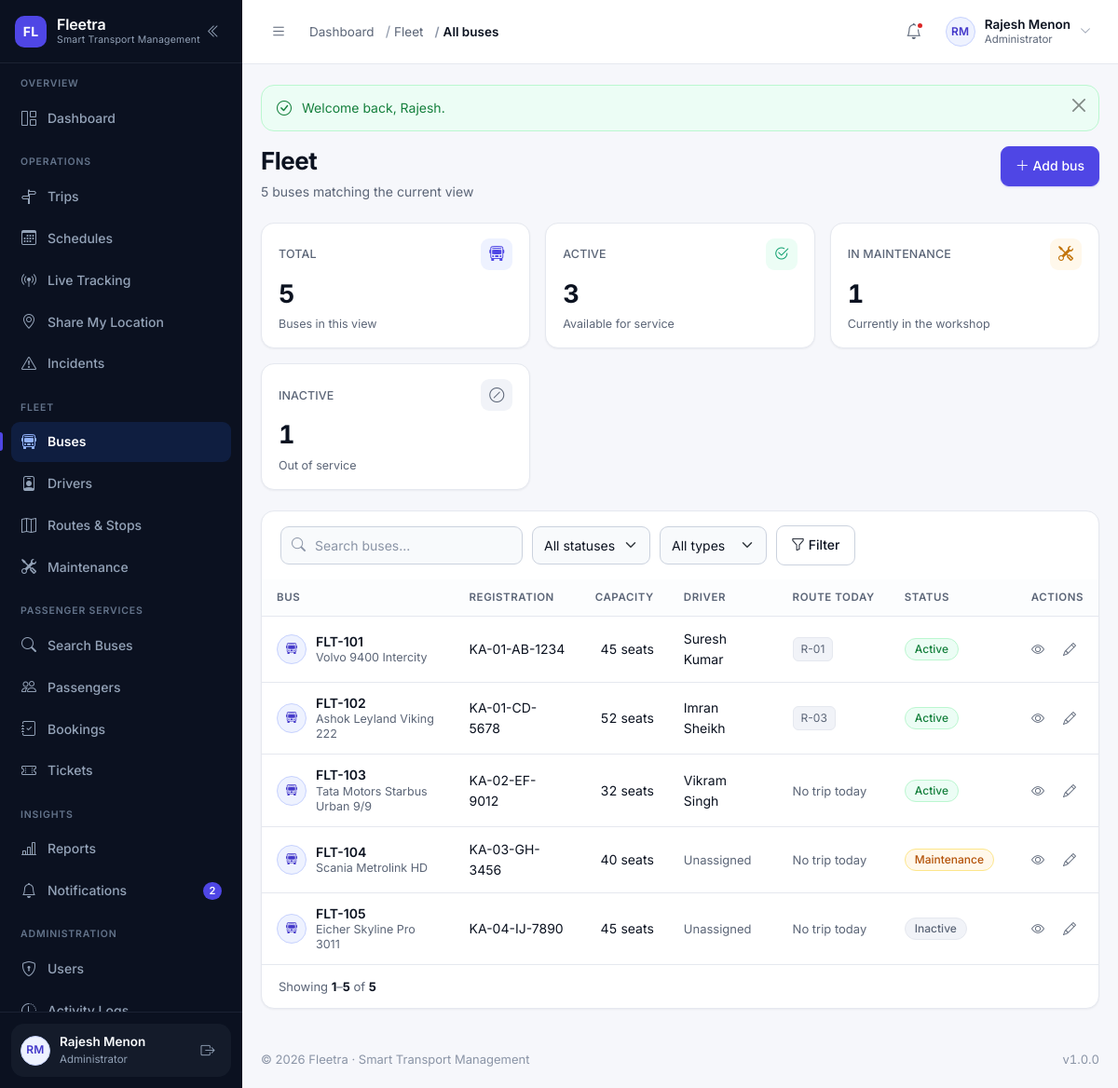
The page /modules/buses/index.php (signed in) on the database its author committed.
### tables this page shows
CREATE TABLE users (
    id            INT UNSIGNED NOT NULL AUTO_INCREMENT,
    name          VARCHAR(120)  NOT NULL,
    email         VARCHAR(160)  NOT NULL,
    phone         VARCHAR(20)   DEFAULT NULL,
    password      VARCHAR(255)  NOT NULL COMMENT 'password_hash() output — never plain text',
    role          VARCHAR(30)   NOT NULL DEFAULT 'passenger'
                  COMMENT 'admin | manager | dispatcher | driver | passenger (VARCHAR so new roles need no migration)',
    profile_image VARCHAR(255)  DEFAULT NULL,
    status        ENUM('active','inactive','suspended','deleted') NOT NULL DEFAULT 'active',
    last_login    DATETIME      DEFAULT NULL,
    created_at    DATETIME      NOT NULL DEFAULT CURRENT_TIMESTAMP,
    updated_at    DATETIME      NOT NULL DEFAULT CURRENT_TIMESTAMP ON UPDATE CURRENT_TIMESTAMP,
    PRIMARY KEY (id),
    UNIQUE KEY uq_users_email (email),
    KEY idx_users_role (role),
    KEY idx_users_status (status)
);

CREATE TABLE buses (
    id                  INT UNSIGNED NOT NULL AUTO_INCREMENT,
    bus_number          VARCHAR(20)   NOT NULL COMMENT 'Internal Fleetra number, e.g. FLT-101',
    registration_number VARCHAR(30)   NOT NULL,
    manufacturer        VARCHAR(80)   DEFAULT NULL,
    model               VARCHAR(80)   DEFAULT NULL,
    manufacturing_year  SMALLINT UNSIGNED DEFAULT NULL,
    bus_type            ENUM('seater','semi_sleeper','sleeper','ac_seater','ac_sleeper','mini') NOT NULL DEFAULT 'seater',
    capacity            SMALLINT UNSIGNED NOT NULL DEFAULT 0,
    fuel_type           ENUM('diesel','petrol','cng','electric','hybrid') NOT NULL DEFAULT 'diesel',
    current_mileage     DECIMAL(10,2) NOT NULL DEFAULT 0.00 COMMENT 'Odometer reading in km',
    status              ENUM('active','inactive','maintenance') NOT NULL DEFAULT 'active',
    image               VARCHAR(255)  DEFAULT NULL,
    created_at          DATETIME      NOT NULL DEFAULT CURRENT_TIMESTAMP,
    updated_at          DATETIME      NOT NULL DEFAULT CURRENT_TIMESTAMP ON UPDATE CURRENT_TIMESTAMP,
    PRIMARY KEY (id),
    UNIQUE KEY uq_buses_number (bus_number),
    UNIQUE KEY uq_buses_registration (registration_number),
    KEY idx_buses_status (status),
    KEY idx_buses_type (bus_type)
);

### modules/buses/index.php (the view, shortened to what the rows shown need)
<?php
require_once __DIR__ . '/../../includes/permissions.php';
require_permission('fleet.view');
$canManage = can('fleet.manage');
$search       = get('q');
$statusFilter = get('status');
$typeFilter   = get('type');
$where  = [];
$params = [];
$whereSql = $where === [] ? '' : 'WHERE ' . implode(' AND ', $where);
$total = (int) db_value("SELECT COUNT(*) FROM buses b $whereSql", $params, 0);
$page  = paginate($total, 15);
$buses = db_all(
    "SELECT b.*,
            (SELECT GROUP_CONCAT(u.name SEPARATOR ', ')
               FROM drivers d
               JOIN users u ON u.id = d.user_id
              WHERE d.assigned_bus_id = b.id) AS driver_names,
            (SELECT r.route_code
               FROM trips t
               JOIN schedules s ON s.id = t.schedule_id
               JOIN routes r    ON r.id = t.route_id
              WHERE t.bus_id = b.id AND s.schedule_date = CURDATE()
              ORDER BY s.departure_time
              LIMIT 1) AS today_route
       FROM buses b
       $whereSql
      ORDER BY b.bus_number
      LIMIT {$page['per_page']} OFFSET {$page['offset']}",
    $params
);
$hasFilters = $search !== '' || is_valid_option(bus_status_options(), $statusFilter)
    || is_valid_option(bus_type_options(), $typeFilter);
$addButton = $canManage
    ? '<a class="btn btn-primary" href="' . e(url('modules/buses/create.php')) . '">
           <i class="bi bi-plus-lg" aria-hidden="true"></i> Add bus
       </a>'
    : '';
require __DIR__ . '/../../includes/header.php';
?>
<?= render_page_header(
    'Fleet',
    $total . ' bus' . ($total === 1 ? '' : 'es') . ' matching the current view',
    $addButton
) ?>
<div class="card-fl">
    <?php if ($buses === []): ?>
        <?= empty_state(
            $hasFilters ? 'No buses match these filters' : 'No buses in the fleet yet',
            $hasFilters
                ? 'Try a different search term, or clear the filters to see the whole fleet.'
                : 'Add your first bus to start building schedules and assigning drivers.',
            'bi-bus-front',
            $canManage ? $addButton : ''
        ) ?>
    <?php else: ?>
        <div class="table-wrap">
            <table class="table-fl">
                <thead>
                    <tr>
                        <th>Bus</th>
                        <th>Registration</th>
                        <th>Capacity</th>
                        <th>Driver</th>
                        <th>Route today</th>
                        <th>Status</th>
                        <th class="cell-actions">Actions</th>
                    </tr>
                </thead>
                <tbody>
                    <?php foreach ($buses as $bus): ?>
                        <tr>
                            <td>
                                <div class="cell-user">
                                    <?php if (!empty($bus['image'])): ?>
                                        <img class="avatar avatar--sm" src="<?= e(upload_url($bus['image'], 'buses')) ?>"
                                             alt="" loading="lazy">
                                    <?php else: ?>
                                        <span class="avatar avatar--sm" aria-hidden="true">
                                            <i class="bi bi-bus-front"></i>
                                        </span>
                                    <?php endif; ?>
                                    <span class="cell-user__text">
                                        <span class="cell-user__name"><?= e($bus['bus_number']) ?></span>
                                        <span class="cell-user__meta">
                                            <?= e(join_parts([$bus['manufacturer'], $bus['model']], ' ')) ?: 'No model recorded' ?>
                                        </span>
                                    </span>
                                </div>
                            </td>
                            <td><?= e($bus['registration_number']) ?></td>
                            <td class="cell-num"><?= (int) $bus['capacity'] ?> seats</td>
                            <td>
                                <?= $bus['driver_names'] !== null
                                    ? e($bus['driver_names'])
                                    : '<span class="cell-muted">Unassigned</span>' ?>
                            </td>
                            <td>
                                <?= $bus['today_route'] !== null
                                    ? '<span class="chip">' . e($bus['today_route']) . '</span>'
                                    : '<span class="cell-muted">No trip today</span>' ?>
                            </td>
                            <td><?= status_badge($bus['status']) ?></td>
                            <td class="cell-actions">
                                <a class="row-action" href="<?= e(url('modules/buses/view.php?id=' . (int) $bus['id'])) ?>"
                                   title="View bus" aria-label="View <?= e($bus['bus_number']) ?>">
                                    <i class="bi bi-eye" aria-hidden="true"></i>
                                </a>
                                <?php if ($canManage): ?>
                                    <a class="row-action" href="<?= e(url('modules/buses/edit.php?id=' . (int) $bus['id'])) ?>"
                                       title="Edit bus" aria-label="Edit <?= e($bus['bus_number']) ?>">
                                        <i class="bi bi-pencil" aria-hidden="true"></i>
                                    </a>
                                <?php endif; ?>
                            </td>
                        </tr>
                    <?php endforeach; ?>
                </tbody>
            </table>
        </div>
    <?php endif; ?>
</div>
<?php require __DIR__ . '/../../includes/footer.php'; ?>

### includes/sidebar.php (shortened to what the rows shown need)
<?php
$navUser        = current_user();
?>
<aside class="sidebar" id="appSidebar" aria-label="Main navigation">
    <div class="sidebar__footer">
        <div class="sidebar-user">
            <a class="sidebar-user__link" href="<?= e(url('profile.php')) ?>" title="Open my profile">
                <?= avatar_markup($navUser, 'sm') ?>
                <span class="sidebar-user__text">
                    <span class="sidebar-user__name"><?= e($navUser['name'] ?? 'Guest') ?></span>
                    <span class="sidebar-user__role"><?= e(role_label(current_role())) ?></span>
                </span>
            </a>
        </div>
    </div>
</aside>

### includes/functions.php (shortened to what the rows shown need)
<?php
require_once __DIR__ . '/../config/database.php';
function url(string $path = ''): string
{
    return BASE_URL . ltrim($path, '/');
}
function e(mixed $value): string
{
    return htmlspecialchars((string) ($value ?? ''), ENT_QUOTES | ENT_SUBSTITUTE, 'UTF-8');
}
function get_int(string $key, int $default = 0, int $min = 0): int
{
    $value = filter_var($_GET[$key] ?? null, FILTER_VALIDATE_INT);
    return $value === false ? $default : max($min, (int) $value);
}
function paginate(int $total, int $perPage = 15, ?int $currentPage = null): array
{
    $perPage     = max(1, $perPage);
    $pages       = max(1, (int) ceil($total / $perPage));
    $currentPage = $currentPage ?? get_int('page', 1, 1);
    $currentPage = min(max(1, $currentPage), $pages);
    $offset      = ($currentPage - 1) * $perPage;
    return [
        'page'     => $currentPage,
        'per_page' => $perPage,
        'total'    => $total,
        'pages'    => $pages,
        'offset'   => $offset,
        'from'     => $total === 0 ? 0 : $offset + 1,
        'to'       => min($offset + $perPage, $total),
    ];
}
function initials(?string $name): string
{
    $name  = trim((string) $name);
    $parts    = preg_split('/\s+/', $name) ?: [];
    $initials = '';
    foreach ($parts as $part) {
        $initials .= strtoupper(substr($part, 0, 1));
        if (strlen($initials) === 2) {
            break;
        }
    }
    return $initials !== '' ? $initials : 'FL';
}
function labelize(?string $value): string
{
    return ucwords(str_replace(['_', '-'], ' ', (string) $value));
}
function status_variant(?string $status): string
{
    $key = strtolower(str_replace([' ', '-'], '_', (string) $status));
    $map = [
        'active'        => 'success',
        'available'     => 'success',
        'enabled'       => 'success',
        'inactive'      => 'muted',
        'disabled'      => 'muted',
        'retired'       => 'muted',
        'maintenance'   => 'warning',
        'in_service'    => 'warning',
        'scheduled'     => 'info',
        'upcoming'      => 'info',
        'due'           => 'warning',
        'overdue'       => 'danger',
        'in_progress'   => 'info',
        'routine'       => 'muted',
        'repair'        => 'warning',
        'live'          => 'success',
        'recent'        => 'info',
        'stale'         => 'warning',
        'offline'       => 'muted',
        'no_location'   => 'muted',
        'boarding'      => 'info',
        'running'       => 'primary',
        'on_time'       => 'success',
        'delayed'       => 'warning',
        'completed'     => 'success',
        'cancelled'     => 'danger',
        'canceled'      => 'danger',
        'missed'        => 'danger',
        'diverted'      => 'warning',
        'valid'         => 'success',
        'trip'          => 'info',
        'delay'         => 'warning',
        'booking'       => 'primary',
        'emergency'     => 'danger',
        'system'        => 'muted',
        'confirmed'     => 'success',
        'pending'       => 'warning',
        'paid'          => 'success',
        'unpaid'        => 'warning',
        'partial'       => 'warning',
        'failed'        => 'danger',
        'refunded'      => 'muted',
        'expired'       => 'danger',
        'used'          => 'muted',
        'checked_in'    => 'info',
        'no_show'       => 'muted',
        'on_leave'      => 'warning',
        'suspended'     => 'danger',
        'terminated'    => 'danger',
        'resigned'      => 'muted',
        'low'           => 'info',
        'medium'        => 'warning',
        'high'          => 'danger',
        'critical'      => 'danger',
        'open'          => 'warning',
        'investigating' => 'warning',
        'resolved'      => 'success',
        'closed'        => 'muted',
    ];
    return $map[$key] ?? 'muted';
}
function status_badge(?string $status, ?string $label = null): string
{
    $status = (string) $status;
    return '<span class="badge-status badge-' . e(status_variant($status)) . '">'
        . e($label ?? labelize($status)) . '</span>';
}
function upload_url(?string $filename, string $folder): ?string
{
    if (empty($filename)) {
        return null;
    }
    return url('uploads/' . trim($folder, '/') . '/' . $filename);
}
function avatar_markup(?array $user, string $size = 'sm'): string
{
    $name = (string) ($user['name'] ?? '');
    $url  = upload_url($user['profile_image'] ?? null, 'profiles');
    return '<span class="avatar avatar--' . e($size) . '" aria-hidden="true">'
        . e(initials($name)) . '</span>';
}
function join_parts(array $parts, string $separator = ' · '): string
{
    $parts = array_filter(array_map(static fn ($p) => trim((string) $p), $parts), static fn ($p) => $p !== '');
    return implode($separator, $parts);
}
function render_page_header(string $title, string $subtitle = '', string $actionsHtml = ''): string
{
    $html = '<div class="page-head"><div class="page-head__text">';
    $html .= '<h1 class="page-title">' . e($title) . '</h1>';
    if ($subtitle !== '') {
        $html .= '<p class="page-subtitle">' . e($subtitle) . '</p>';
    }
    $html .= '</div>';
    if ($actionsHtml !== '') {
        $html .= '<div class="page-head__actions">' . $actionsHtml . '</div>';
    }
    return $html . '</div>';
}

### includes/topbar.php (shortened to what the rows shown need)
<?php
$topbarUser     = current_user();
?>
<header class="topbar">
    <div class="topbar__right">
        <div class="dropdown">
            <button class="user-menu" type="button" data-bs-toggle="dropdown"
                    aria-expanded="false" aria-haspopup="true">
                <?= avatar_markup($topbarUser, 'sm') ?>
                <span class="user-menu__text">
                    <span class="user-menu__name"><?= e($topbarUser['name'] ?? 'Guest') ?></span>
                    <span class="user-menu__role"><?= e(role_label(current_role())) ?></span>
                </span>
                <i class="bi bi-chevron-down user-menu__caret" aria-hidden="true"></i>
            </button>
        </div>
    </div>
</header>

### rows shown on the page
users: name "RM RM", name "Rajesh Menon", role "Administrator"
buses: bus_number "FLT-101", manufacturer+model "Volvo 9400 Intercity", registration_number "KA-01-AB-1234", capacity "45", driver_names "Suresh Kumar", today_route "R-01", status "Active"
buses: bus_number "FLT-102", manufacturer+model "Ashok Leyland Viking 222", registration_number "KA-01-CD-5678", capacity "52", driver_names "Imran Sheikh", today_route "R-03", status "Active"
buses: bus_number "FLT-103", manufacturer+model "Tata Motors Starbus Urban 9/9", registration_number "KA-02-EF-9012", capacity "32", driver_names "Vikram Singh", shows "No trip today", status "Active"
buses: bus_number "FLT-104", manufacturer+model "Scania Metrolink HD", registration_number "KA-03-GH-3456", capacity "40", shows "Unassigned", shows "No trip today", status "Maintenance"
buses: bus_number "FLT-105", manufacturer+model "Eicher Skyline Pro 3011", registration_number "KA-04-IJ-7890", capacity "45", shows "Unassigned", shows "No trip today", status "Inactive"

### other values the page prints
FLEETRA_NAME "Fleetra"
FLEETRA_TAGLINE "Smart Transport Management"
$group['section'] "OVERVIEW"
$label "Dashboard"
$group['section'] "OPERATIONS"
$label "Trips"
$label "Schedules"
$label "Live Tracking"
$label "Share My Location"
$label "Incidents"
$group['section'] "FLEET"
$label "Buses"
$label "Drivers"
$label "Routes & Stops"
$label "Maintenance"
